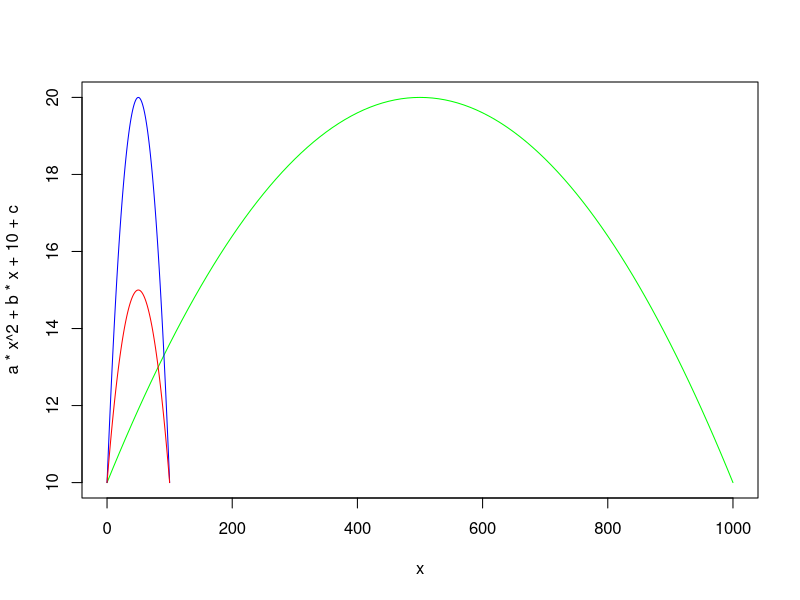
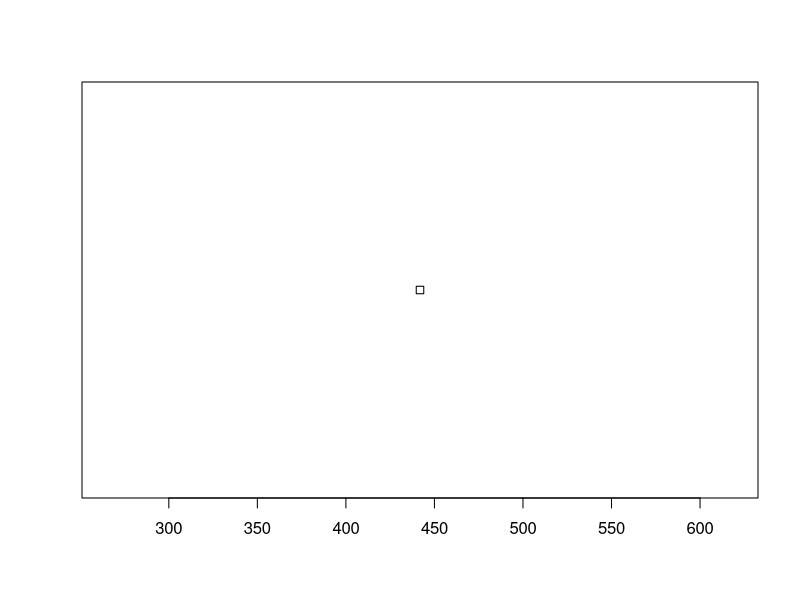
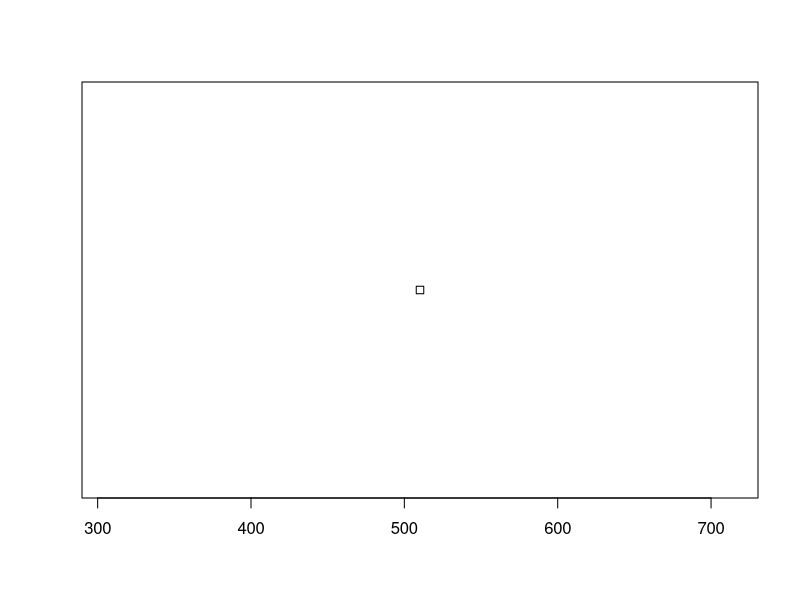
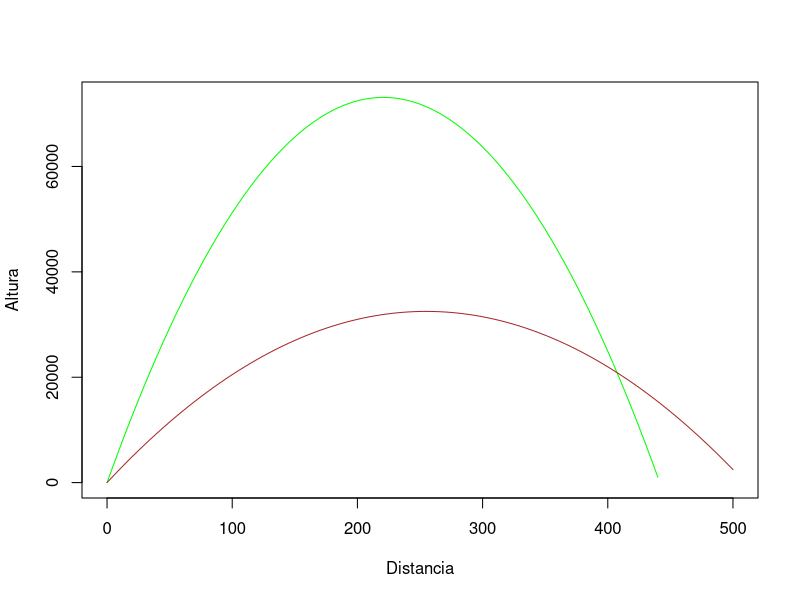

Source code (R) for these figures, in order:
## ---- chunk 1
tiro_bas <- function(d,h, col, add = TRUE){
  a <- -h/(d/2)^2 
  b <- 4*h/d
  c <- h+a*(d/2)^2
  
  curve(a*x^2+b*x+10+c, from = 0, to = d, add = add, col = col)
}
tiro_bas(1000,10, "green", FALSE)
tiro_bas(100,10, "blue")
tiro_bas(100,5, "red")
## ---- chunk 2
tiro_ang <- function(v0, ang_en_grados, col){
  g <- 9.8
  ang <- ang_en_grados*0.01745329252
  stripchart((v0^2)/g*cos(ang)*sin(ang))
}
tiro_ang(100, 60, "green")
tiro_ang(100, 45, "brown")
## ---- chunk 3
g <- 9.80665 #Aceleracion de la gravedad
tiro_ang_params <- function(v0, ang_en_grados){ #U: Los params para un tiro
  r <- list()
  r$ang <- ang_en_grados*pi/180 #Pasa a radianes
  r$d <- (v0^2)/g*cos(r$ang)*sin(r$ang)
  r$h <- ((r$d/2)^2)-((r$d/2)/cos(r$ang))^2
  r$a <- -(r$h^1/2)/(r$d/2)^2 
  r$b <- 4*(r$h^1/2)/r$d
  r$c <- (r$h^1/2)+r$a*(r$d/2)^2
  r
}

tiro_ang_y <- function(v0, ang_en_grados, x){ #U: La altura para cada punto del tiro
  p <- tiro_ang_params(v0, ang_en_grados)
  y <- -(p$a*x^2+p$b*x+p$c) #Calcula el y
  ifelse(y<0, NA, y) #Si y es menor qe 0 (choco contra el piso), devuelve nada, si es mayor me da el valor.
}

tiro_ang <- function(v0, ang_en_grados, col, qiereAdd = TRUE){
  
  curve(tiro_ang_y(v0, ang_en_grados, x),
        xlab = "Distancia",
        ylab = "Altura",
        from = 0,
        to = 500,
        add = qiereAdd,
        col = col)
}
tiro_ang(100, 60, "green", FALSE)
tiro_ang(100, 45, "brown")
